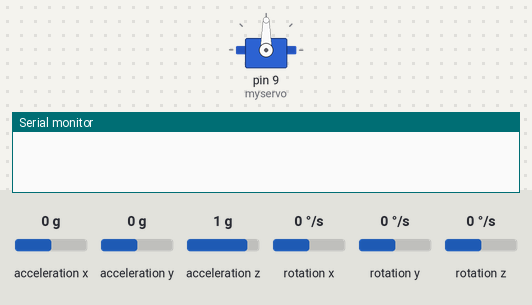
This sketch was run on a simulated Arduino Uno, built with avr-gcc and run on an emulated ATmega328P. Shown: servo, the last lines printed to the serial monitor. Inputs (shaded band) come from the test bench; at power-on: rotation z 0 °/s, acceleration x 0 g, acceleration y 0 g, acceleration z 1 g, rotation x 0 °/s, rotation y 0 °/s.

Above: at 0.1 s.
At 4.2 s:
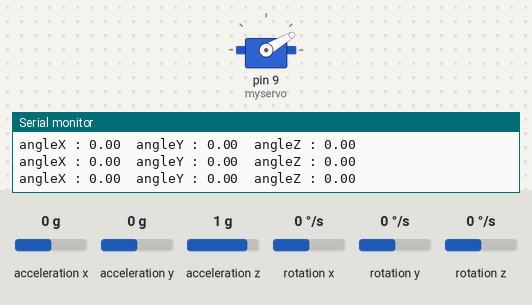
4.3 s: rotation z set to 184 °/s
At 7.0 s:
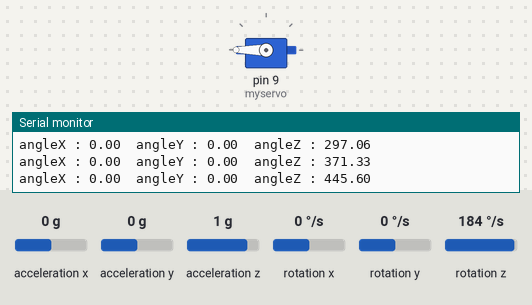
7.3 s: acceleration x set to -1.4 g
Timing chart, 0 to 10.3 s (numbered marks = the images above; inputs shaded):
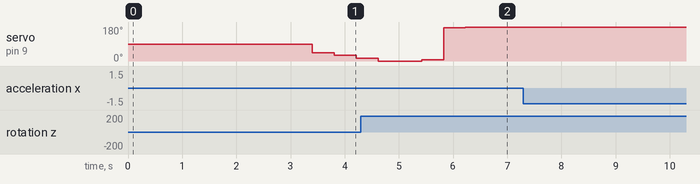

The sketch:

CircuitoMotor.ino
```cpp
#include <MPU6050_tockn.h> //biblioteca para uso da IMU
#include <Wire.h> //permite a conexão com dispositivos I2C como a IMU
#include <Servo.h> //biblioteca que permite o uso de funções do servo

Servo myservo;//cria um objeto servo para controlar o servo

double readAngle = 0;//variavel de leitura do angulo
double setpoint = 30; //angulo desejado de descida
double error = 0; //variavel de erro de controle
double lastAngle = 0; //ultimo Angulo em x lido

//Controle de tempo
unsigned long previousMillis = 0;//variavel de tempo anterior
const long interval = 52000; //intervalo de tempo para Descida
unsigned long currentMillis = 0;//variavel de tempo atual

//Variaveis de Controle
float P = 0,//proporcional
      I = 0, //integral
      D = 0; //derivativo

float kP = 1,
      kI = 0.5,
      kD = 3;

int controleMotor = 0;//variavel de potência do motor

MPU6050 mpu6050(Wire); //define a conexão I2C com a IMU

void setup() {
  Serial.begin(9600);
  Wire.begin(); //inicia comunicação I2C
  myservo.attach(9);// aloca o servo na porta digital 9 do arduino
  mpu6050.begin(); //inicia a MPU 6050
  mpu6050.calcGyroOffsets(true);// Calibra os angulos com base na sitação atual do robô
}

void loop() {
  //define o tempo atual como a função millis() que conta o tempo decorrido do programa em milissegundos
  currentMillis = millis();

  mpu6050.update();//atualiza leitura da IMU
  monitorSerial_Angles();//exibição dos agulos lidos através do Monitor Serial

//se o tempo atual menos tempo anterior for maior que o intervalo, entra no if
  if (currentMillis - previousMillis >= interval) {
     previousMillis = currentMillis; //tempo anterior = tempo atual
    setpoint=setpoint*(-1);//inverte o angulo de inclinação do robô
  }
  //armzena o valor do angulo em X na variavel readAngle
  readAngle = mpu6050.getAngleZ();
  //Serial.print("readAngle: ");
  //Serial.println(readAngle);

  /*converte para controle:
  0 - Velocidade máxima sentido antihorário
  90 - servo parado
  180 - Velocidade máxima sentido horário
  */
  controleMotor = 90 + PID() ;

//se o valor for maior que 180, limita a velocidade horaria do servo
  if (controleMotor > 180) {
    controleMotor = 180;
  }
 //se o valor for menor que 0, limita a velocidade antihoraria do servo
  if (controleMotor < 0) {
    controleMotor = 0;
  }

  //saida do controle
  myservo.write(controleMotor);//valor do PID aplicado a potencia do motor

}
```

PID.ino
```cpp
  double PID(){

    error = readAngle - setpoint;
    //Serial.print("error: ");
    //Serial.println(error);
    //Proporcional
    P = error * kP;
    //Serial.println(P);
    //Integral
    I = I + error * kI;
    //Derivada
    D = (lastAngle - readAngle) * kD;
    lastAngle = readAngle;

    //PID, quando o valor desta equação for 0, a angulação do robô esta "perfeita"
    //Serial.print("PID: ");
    //Serial.println(P+I+D);

 return (P+I+D);

  }
```

monitorSerial_Angles.ino
```cpp
void monitorSerial_Angles() {
  Serial.print("angleX : ");
  Serial.print(mpu6050.getAngleX());
  Serial.print("\tangleY : ");
  Serial.print(mpu6050.getAngleY());
  Serial.print("\tangleZ : ");
  Serial.println(mpu6050.getAngleZ());
  delay(400);
}
```
